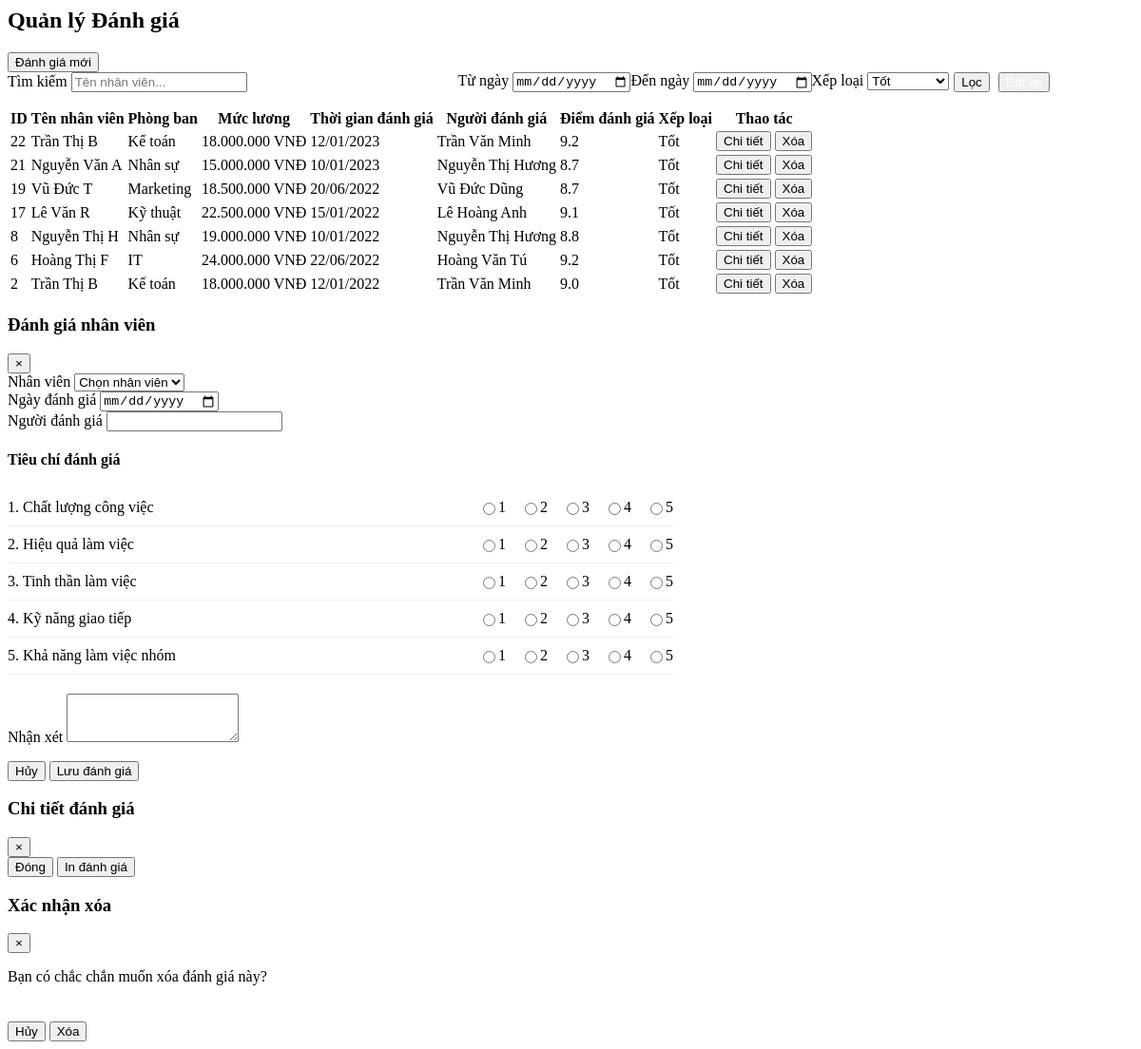
The page /pages/assessment.php?rating=Tốt on the database its author committed.
### tables this page shows
CREATE TABLE Assessment (
    id INT PRIMARY KEY AUTO_INCREMENT,
    Ten_nhan_vien VARCHAR(50) NOT NULL,
    Thoi_gian DATE,
    Nguoi_danh_gia VARCHAR(50),
    Diem_danh_gia DECIMAL(3,1),
    Xep_loai VARCHAR(20)
);

CREATE TABLE Employee (
    id INT PRIMARY KEY AUTO_INCREMENT,
    Ten_nhan_vien VARCHAR(50) NOT NULL,
    Gioi_tinh VARCHAR(10),
    Phong_ban VARCHAR(50),
    Chuc_vu VARCHAR(50),
    Muc_luong DECIMAL(12,2),
    Ngay_bat_dau_hop_dong DATE,
    Ngay_ket_thuc_hop_dong DATE,
    Loai_hop_dong VARCHAR(30),
    Luong_co_ban DECIMAL(12,2),
    Luong_thuc_te DECIMAL(12,2),
    Phu_cap DECIMAL(12,2),
    Luong_thuong DECIMAL(12,2),
    Cac_khoan_tru DECIMAL(12,2),
    Thue DECIMAL(12,2),
    Thuc_lanh DECIMAL(12,2)
);

### pages/assessment.php (the view, shortened to what this page needs)
<?php
$servername = "localhost";
$username = "root";
$password = "";
$dbname = "CompanyManagement";
try {
    $conn = new PDO("mysql:host=$servername;dbname=$dbname", $username, $password);
    $conn->setAttribute(PDO::ATTR_ERRMODE, PDO::ERRMODE_EXCEPTION);
} catch (PDOException $e) {
    die("Connection failed: " . $e->getMessage());
}
$where_conditions = [];
$params = [];
if (isset($_GET['rating']) && !empty($_GET['rating'])) {
    $where_conditions[] = "a.Xep_loai = ?";
    $params[] = $_GET['rating'];
}
$where_clause = "";
if (!empty($where_conditions)) {
    $where_clause = "WHERE " . implode(" AND ", $where_conditions);
}
$order_by = "ORDER BY a.id DESC";
?>
<div class="assessment-container">
    <div class="card">
        <div class="card-header">
            <h2 class="card-title">Quản lý Đánh giá</h2>
            <button class="btn btn-primary" onclick="openAssessmentModal()">Đánh giá mới</button>
        </div>
        <div class="filter-section">
            <form method="GET" id="assessmentFilterForm" style="display: flex; width: 100%;">
                <div class="filter-item" style="width:40%; flex: none;">
                    <label for="search">Tìm kiếm</label>
                    <input type="text" id="search" name="search" placeholder="Tên nhân viên..."
                        class="form-control" value="<?php echo isset($_GET['search']) ? htmlspecialchars($_GET['search']) : ''; ?>">
                </div>
                <div class="filter-item">
                    <label for="date_from">Từ ngày</label>
                    <input type="date" id="date_from" name="date_from" class="form-control"
                        value="<?php echo isset($_GET['date_from']) ? htmlspecialchars($_GET['date_from']) : ''; ?>">
                </div>
                <div class="filter-item">
                    <label for="date_to">Đến ngày</label>
                    <input type="date" id="date_to" name="date_to" class="form-control"
                        value="<?php echo isset($_GET['date_to']) ? htmlspecialchars($_GET['date_to']) : ''; ?>">
                </div>
                <div class="filter-item">
                    <label for="rating">Xếp loại</label>
                    <select id="rating" name="rating" class="form-control">
                        <option value="Tốt" <?php echo (isset($_GET['rating']) && $_GET['rating'] == 'Tốt') ? 'selected' : ''; ?>>Tốt</option>
                    </select>
                </div>
                <div class="filter-item" style="align-items: flex-end;flex-direction: row;margin-left: 5px;">
                    <button type="submit" style="margin-right: 5px;" class="btn btn-primary">Lọc</button>
                    <button type="button" class="btn btn-secondary">
                        <a href="index.php?page=assessment" style="text-decoration: none;color: white;">
                        </a>
                    </button>
                </div>
            </form>
        </div>
        <table class="data-table">
            <thead>
                <tr>
                    <th>ID</th>
                    <th>Tên nhân viên</th>
                    <th>Phòng ban</th>
                    <th>Mức lương</th>
                    <th>Thời gian đánh giá</th>
                    <th>Người đánh giá</th>
                    <th>Điểm đánh giá</th>
                    <th>Xếp loại</th>
                    <th>Thao tác</th>
                </tr>
            </thead>
            <tbody>
                <?php
                $sql = "SELECT a.id, e.Ten_nhan_vien, e.Phong_ban, e.Muc_luong, a.Thoi_gian, a.Nguoi_danh_gia, a.Diem_danh_gia, a.Xep_loai
                        FROM Assessment a
                        JOIN Employee e ON a.Ten_nhan_vien = e.Ten_nhan_vien
                        $where_clause $order_by";
                $stmt = $conn->prepare($sql);
                $stmt->execute($params);
                $assessments = $stmt->fetchAll(PDO::FETCH_ASSOC);
                if (count($assessments) > 0) {
                    foreach ($assessments as $assessment) {
                        echo "<tr>";
                        echo "<td>{$assessment['id']}</td>";
                        echo "<td>{$assessment['Ten_nhan_vien']}</td>";
                        echo "<td>{$assessment['Phong_ban']}</td>";
                        echo "<td>" . number_format($assessment['Muc_luong'], 0, ',', '.') . " VNĐ</td>";
                        echo "<td>" . date('d/m/Y', strtotime($assessment['Thoi_gian'])) . "</td>";
                        echo "<td>{$assessment['Nguoi_danh_gia']}</td>";
                        echo "<td>{$assessment['Diem_danh_gia']}</td>";
                        echo "<td>{$assessment['Xep_loai']}</td>";
                        echo "<td>
                                <button class='btn btn-info btn-sm' onclick='viewAssessmentDetails({$assessment['id']})'>Chi tiết</button>
                                <button class='btn btn-danger btn-sm' onclick='confirmDeleteAssessment({$assessment['id']})'>Xóa</button>
                              </td>";
                        echo "</tr>";
                    }
                } else {
                    echo "<tr><td colspan='9' style='text-align: center;'>Không tìm thấy dữ liệu đánh giá</td></tr>";
                }
                ?>
            </tbody>
        </table>
    </div>
</div>
<div class="modal" id="assessmentModal">
    <div class="modal-content" style="width: 700px; max-width: 90%;">
        <div class="modal-header">
            <h3 class="modal-title">Đánh giá nhân viên</h3>
            <button class="close-btn" onclick="closeModal('assessmentModal')">&times;</button>
        </div>
        <div class="modal-body">
            <form id="assessmentForm" method="POST">
                <div class="form-group">
                    <label for="assessment_employee">Nhân viên</label>
                    <select id="assessment_employee" name="employee" class="form-control" required>
                        <option value="">Chọn nhân viên</option>
                    </select>
                </div>
                <div class="form-group">
                    <label for="assessment_date">Ngày đánh giá</label>
                    <input type="date" id="assessment_date" name="date" class="form-control" required>
                </div>
                <div class="form-group">
                    <label for="assessment_evaluator">Người đánh giá</label>
                    <input type="text" id="assessment_evaluator" name="evaluator" class="form-control" required>
                </div>
                <h4 class="mt-4">Tiêu chí đánh giá</h4>
                <div class="assessment-criteria">
                    <div class="criteria-item">
                        <label>1. Chất lượng công việc</label>
                        <div class="rating-group">
                            <?php
                            for($i = 1; $i <= 5; $i++) {
                                echo "<label><input type='radio' name='quality' value='$i'> $i</label>";
                            }
                            ?>
                        </div>
                    </div>
                    <div class="criteria-item">
                        <label>2. Hiệu quả làm việc</label>
                        <div class="rating-group">
                            <?php
                            for($i = 1; $i <= 5; $i++) {
                                echo "<label><input type='radio' name='efficiency' value='$i'> $i</label>";
                            }
                            ?>
                        </div>
                    </div>
                    <div class="criteria-item">
                        <label>3. Tinh thần làm việc</label>
                        <div class="rating-group">
                            <?php
                            for($i = 1; $i <= 5; $i++) {
                                echo "<label><input type='radio' name='attitude' value='$i'> $i</label>";
                            }
                            ?>
                        </div>
                    </div>
                    <div class="criteria-item">
                        <label>4. Kỹ năng giao tiếp</label>
                        <div class="rating-group">
                            <?php
                            for($i = 1; $i <= 5; $i++) {
                                echo "<label><input type='radio' name='communication' value='$i'> $i</label>";
                            }
                            ?>
                        </div>
                    </div>
                    <div class="criteria-item">
                        <label>5. Khả năng làm việc nhóm</label>
                        <div class="rating-group">
                            <?php
                            for($i = 1; $i <= 5; $i++) {
                                echo "<label><input type='radio' name='teamwork' value='$i'> $i</label>";
                            }
                            ?>
                        </div>
                    </div>
                </div>
                <div class="form-group">
                    <label for="assessment_comments">Nhận xét</label>
                    <textarea id="assessment_comments" name="comments" class="form-control" rows="3"></textarea>
                </div>
            </form>
        </div>
        <div class="modal-footer">
            <button class="btn btn-secondary" onclick="closeModal('assessmentModal')">Hủy</button>
            <button class="btn btn-primary" onclick="submitAssessment()">Lưu đánh giá</button>
        </div>
    </div>
</div>
<div class="modal" id="assessmentDetailsModal">
    <div class="modal-content">
        <div class="modal-header">
            <h3 class="modal-title">Chi tiết đánh giá</h3>
            <button class="close-btn" onclick="closeModal('assessmentDetailsModal')">&times;</button>
        </div>
        <div class="modal-footer">
            <button class="btn btn-secondary" onclick="closeModal('assessmentDetailsModal')">Đóng</button>
            <button class="btn btn-primary" onclick="printAssessmentDetails()">In đánh giá</button>
        </div>
    </div>
</div>
<div class="modal" id="deleteAssessmentModal">
    <div class="modal-content">
        <div class="modal-header">
            <h3 class="modal-title">Xác nhận xóa</h3>
            <button class="close-btn" onclick="closeModal('deleteAssessmentModal')">&times;</button>
        </div>
        <div class="modal-body" style="height: 7vh;">
            <p>Bạn có chắc chắn muốn xóa đánh giá này?</p>
        </div>
        <div class="modal-footer">
            <button class="btn btn-secondary" onclick="closeModal('deleteAssessmentModal')">Hủy</button>
            <button class="btn btn-danger" onclick="document.getElementById('deleteAssessmentForm').submit()">Xóa</button>
        </div>
    </div>
</div>

### pages/assessment.php (style rules this page uses)
.assessment-criteria { margin-bottom: 20px; }
.criteria-item { display: flex; justify-content: space-between; align-items: center; padding: 10px 0; border-bottom: 1px solid #eee; }
.rating-group { display: flex; gap: 15px; }
.rating-group label { display: flex; align-items: center; cursor: pointer; }

### rows shown on the page
assessment: id "22", employee.Ten_nhan_vien "Trần Thị B", employee.Phong_ban "Kế toán", employee.Muc_luong "18.000.000", Thoi_gian "12/01/2023", Nguoi_danh_gia "Trần Văn Minh", Diem_danh_gia "9.2", Xep_loai "Tốt"
assessment: id "21", employee.Ten_nhan_vien "Nguyễn Văn A", employee.Phong_ban "Nhân sự", employee.Muc_luong "15.000.000", Thoi_gian "10/01/2023", Nguoi_danh_gia "Nguyễn Thị Hương", Diem_danh_gia "8.7", Xep_loai "Tốt"
assessment: id "19", employee.Ten_nhan_vien "Vũ Đức T", employee.Phong_ban "Marketing", employee.Muc_luong "18.500.000", Thoi_gian "20/06/2022", Nguoi_danh_gia "Vũ Đức Dũng", Diem_danh_gia "8.7", Xep_loai "Tốt"
assessment: id "17", employee.Ten_nhan_vien "Lê Văn R", employee.Phong_ban "Kỹ thuật", employee.Muc_luong "22.500.000", Thoi_gian "15/01/2022", Nguoi_danh_gia "Lê Hoàng Anh", Diem_danh_gia "9.1", Xep_loai "Tốt"
assessment: id "8", employee.Ten_nhan_vien "Nguyễn Thị H", employee.Phong_ban "Nhân sự", employee.Muc_luong "19.000.000", Thoi_gian "10/01/2022", Nguoi_danh_gia "Nguyễn Thị Hương", Diem_danh_gia "8.8", Xep_loai "Tốt"
assessment: id "6", employee.Ten_nhan_vien "Hoàng Thị F", employee.Phong_ban "IT", employee.Muc_luong "24.000.000", Thoi_gian "22/06/2022", Nguoi_danh_gia "Hoàng Văn Tú", Diem_danh_gia "9.2", Xep_loai "Tốt"
assessment: id "2", employee.Ten_nhan_vien "Trần Thị B", employee.Phong_ban "Kế toán", employee.Muc_luong "18.000.000", Thoi_gian "12/01/2022", Nguoi_danh_gia "Trần Văn Minh", Diem_danh_gia "9.0", Xep_loai "Tốt"
